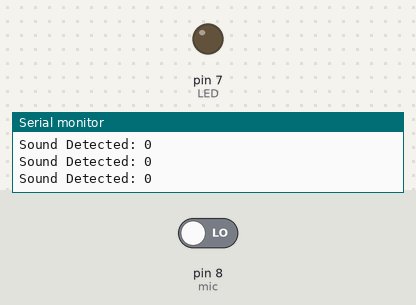
A sketch run on a simulated Arduino Uno, built with avr-gcc and run on an emulated ATmega328P. Shown: output pins drawn as LEDs (lit = HIGH), the last lines printed to the serial monitor. The inputs (shaded band) are chosen by the test bench; at power-on: pin 8 (mic) LOW.

Above: at 1.2 s.
1.3 s: pin 8 (mic) driven HIGH
At 2.0 s:
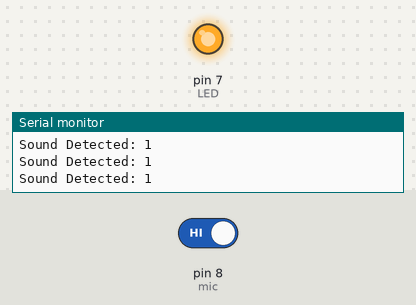
2.8 s: pin 8 (mic) driven LOW
At 3.3 s:
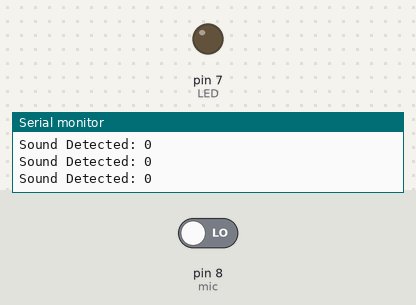
Timing chart, 0 to 5.8 s (numbered marks = the images above; inputs shaded):
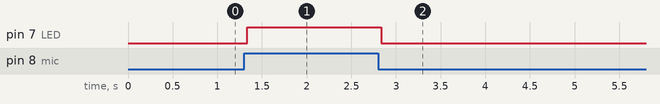

Measured:
- after the input at 1.3 s, pin 7 (LED): LOW → HIGH at once
- after the input at 2.8 s, pin 7 (LED): HIGH → LOW at once

The sketch:

microphone_basic.ino
```cpp
// (licence header left out)
int mic = 8;           // Microphone DO pin
int LED = 7;           // LED pin
int soundVal = 0;      // Sound reading

void setup() {
  pinMode(mic, INPUT);
  pinMode(LED, OUTPUT);
  Serial.begin(9600);
}

void loop() {
  soundVal = digitalRead(mic);
  Serial.print("Sound Detected: ");
  Serial.println(soundVal);
  if (soundVal == HIGH) {
    digitalWrite(LED, HIGH);   // Loud sound → LED ON
  } else {
    digitalWrite(LED, LOW);    // Quiet environment → LED OFF
  }
}
```
